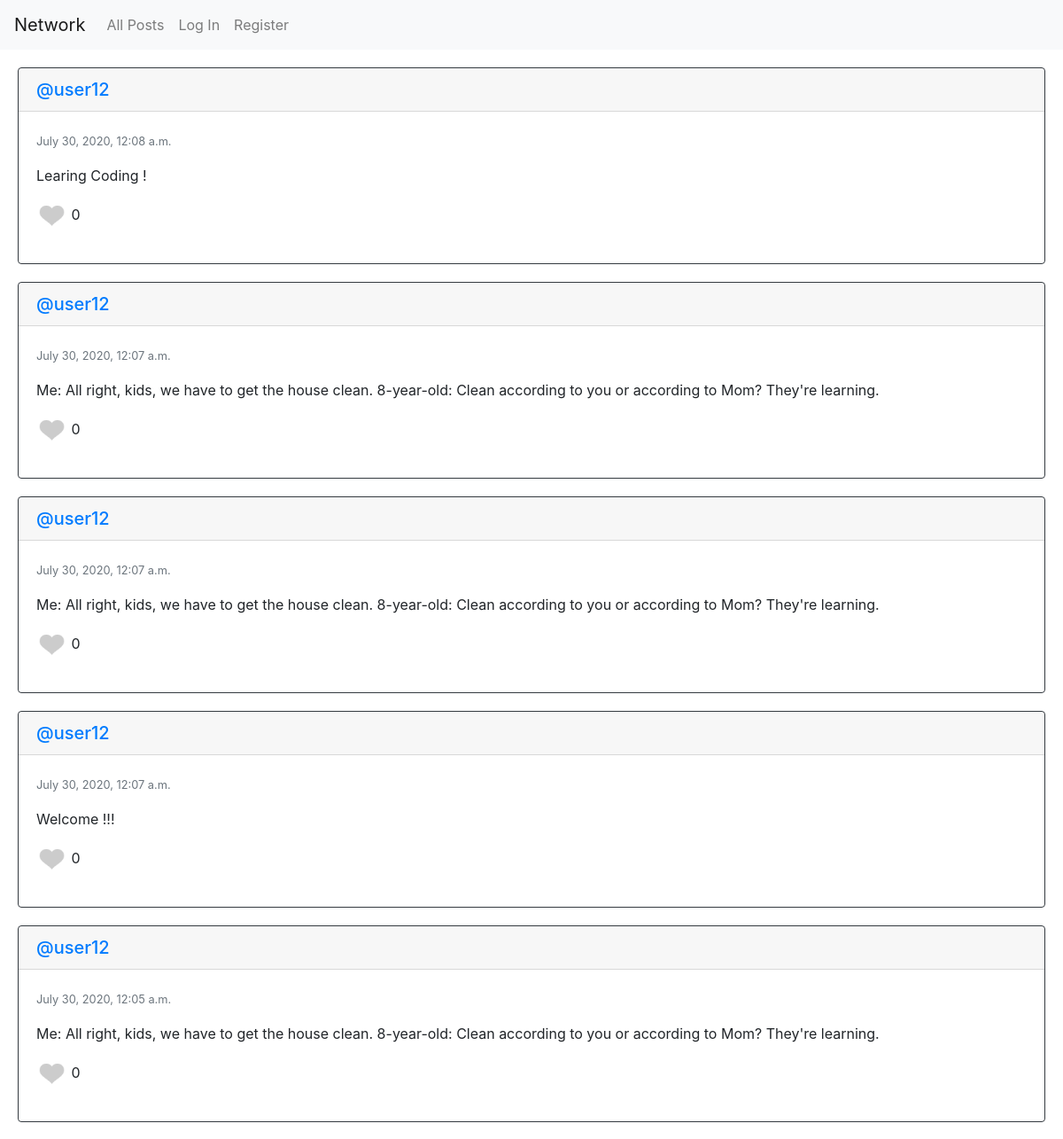
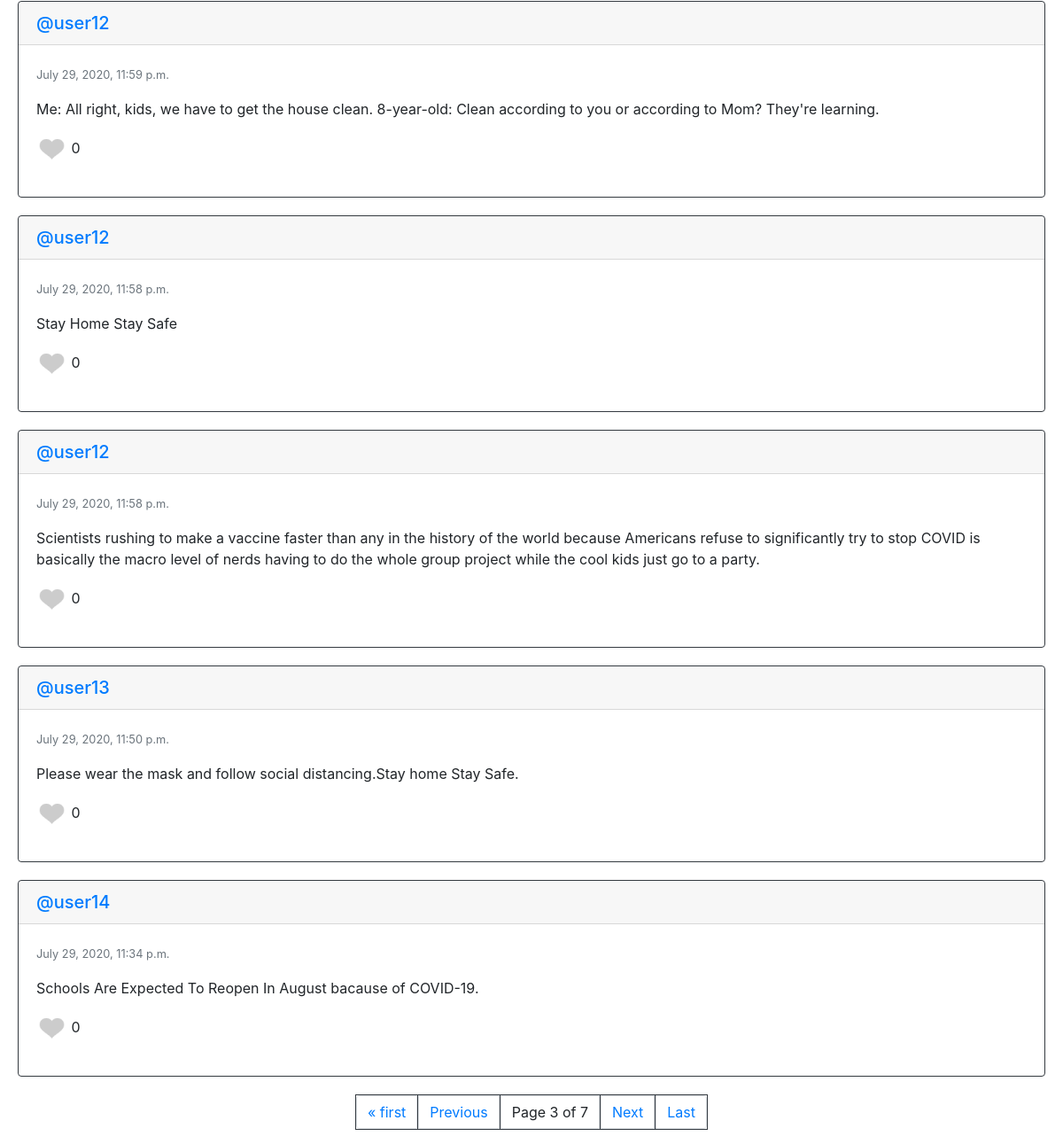
/?page=3, run on the app's committed database (2 pictures, top to bottom).
### network/models.py (models this page shows, shortened)
class Tweet(models.Model):
    user = models.ForeignKey("User", on_delete=models.CASCADE, related_name="tweets")
    text = models.TextField(blank=True)
    date_created = models.DateTimeField(auto_now=True)
    likes = models.ManyToManyField('User', default=None, blank=True, related_name='tweet_likes')

class User(AbstractUser):
    pass

### network/views.py (the view)
# urls.py: path("", views.index, name="index"),
def index(request):
    if request.method == "POST":
        text = request.POST["text"].strip()
        tweet = Tweet.objects.create(text=text,user=request.user)
        if(tweet):print(f'text-{text}')
    tweets = Tweet.objects.all().order_by("-date_created")
    paginator = Paginator(tweets, 10) # Show 10 posts per page.
    page_number = request.GET.get('page')
    tweets = paginator.get_page(page_number)
    return render(request, "network/index.html", {
        'tweets':tweets
    })

### network/templates/network/index.html (shortened to what this page needs)
{% extends "network/layout.html" %}
{% load static %}
{% block body %}
{% if tweets %}
{% for tweet in tweets %}
<div id="T{{tweet.id}}" class="card border border-dark" style="margin: 20px;" >
    <a href="{% url 'profileView' uid=tweet.user.id %}"><h5 class="card-header">@{{tweet.user}}</h5></a>
    <div id="pp{{tweet.id}}" class="card-body">
        <p><small class="text-muted">{{tweet.date_created}}</small></p>
        <p class="card-text"> {{tweet.text }}</p>
        {% if request.user in  tweet.likes.all %}
            <p class="image" ><img id="l{{tweet.id}}" src="{% static 'network/like.png' %}" data-user="{{request.user.id}}" data-value="like" alt="heart" style="width: 35px;height: 35px; fill: red;"><count id="ll{{tweet.id}}"> {{tweet.likes.all.count}}</count> </p>
        {% else %}
            <p class="image" ><img id="l{{tweet.id}}" src="{% static 'network/unlike.png' %}" data-user="{{request.user.id}}" data-value="unlike" alt="heart" style="width: 35px;height: 35px;fill: red;"><count id="ll{{tweet.id}}"> {{tweet.likes.all.count}}</count> </p>
        {% endif %}
    </div>
</div>
{% endfor %}
{% endif %}
{% include "network/pagination.html" %}
{% endblock %}

### data on the page
Tweet: user "user12", date_created "July 30, 2020, 12:08 a.m.", text "Learing Coding !", likes.all.count "0"
Tweet: user "user12", date_created "July 30, 2020, 12:07 a.m.", text "Me: All right, kids, we have to get the house clean. 8-year-old: Clean according to you or according to Mom? They're learning.", likes.all.count "0"
Tweet: user "user12", date_created "July 30, 2020, 12:07 a.m.", text "Me: All right, kids, we have to get the house clean. 8-year-old: Clean according to you or according to Mom? They're learning.", likes.all.count "0"
Tweet: user "user12", date_created "July 30, 2020, 12:07 a.m.", text "Welcome !!!", likes.all.count "0"
Tweet: user "user12", date_created "July 30, 2020, 12:05 a.m.", text "Me: All right, kids, we have to get the house clean. 8-year-old: Clean according to you or according to Mom? They're learning.", likes.all.count "0"
Tweet: user "user12", date_created "July 29, 2020, 11:59 p.m.", text "Me: All right, kids, we have to get the house clean. 8-year-old: Clean according to you or according to Mom? They're learning.", likes.all.count "0"
Tweet: user "user12", date_created "July 29, 2020, 11:58 p.m.", text "Stay Home Stay Safe", likes.all.count "0"
Tweet: user "user12", date_created "July 29, 2020, 11:58 p.m.", text "Scientists rushing to make a vaccine faster than any in the history of the world because Americans refuse to significantly try to stop COVID is basically the macro level of nerds having to do the whole group project while the cool kids just go to a party.", likes.all.count "0"
Tweet: user "user13", date_created "July 29, 2020, 11:50 p.m.", text "Please wear the mask and follow social distancing.Stay home Stay Safe.", likes.all.count "0"
Tweet: user "user14", date_created "July 29, 2020, 11:34 p.m.", text "Schools Are Expected To Reopen In August bacause of COVID-19.", likes.all.count "0"

### other printed values
{{ tweets.number }} "3"
{{ tweets.paginator.num_pages }} "7"
